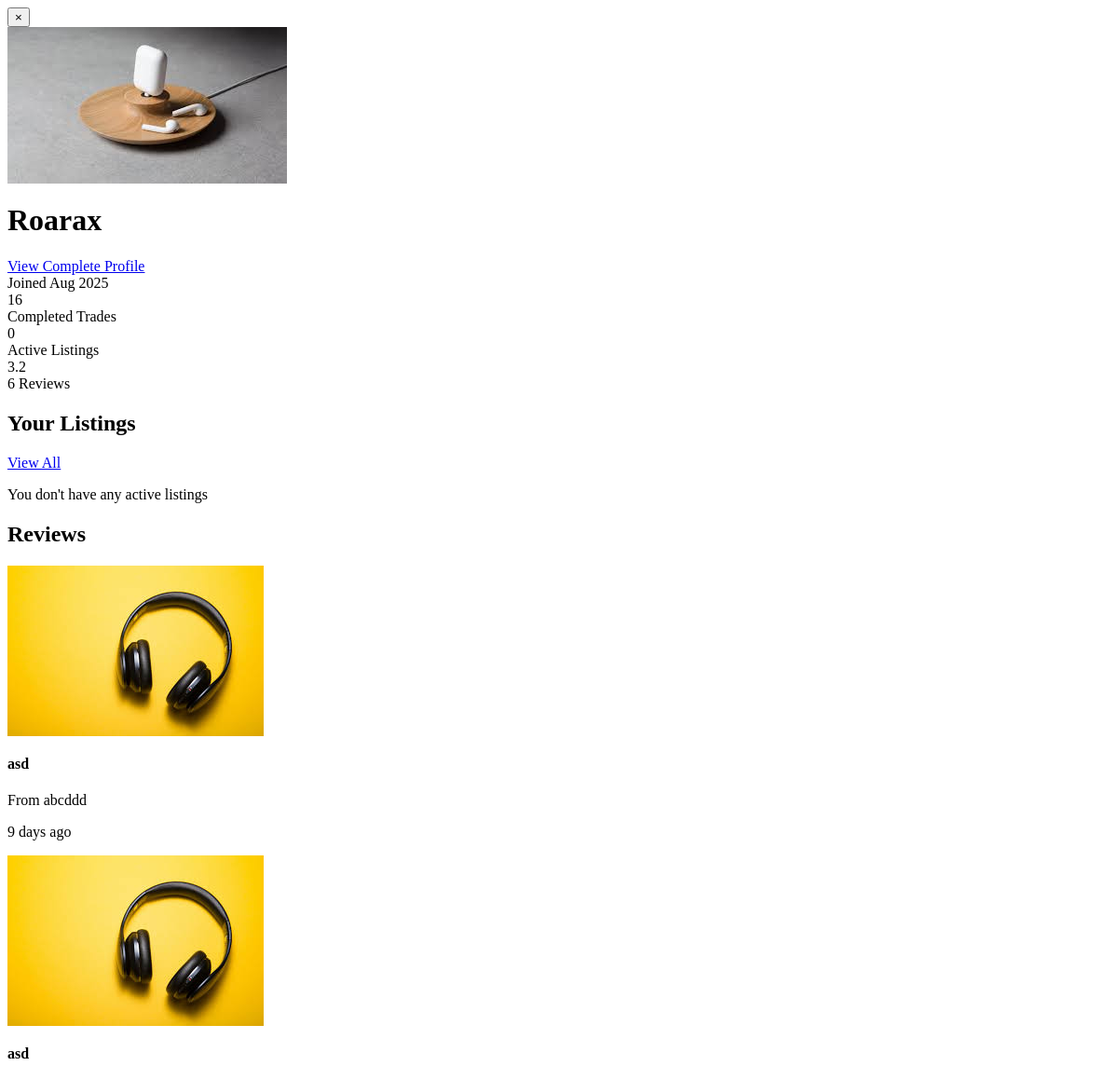
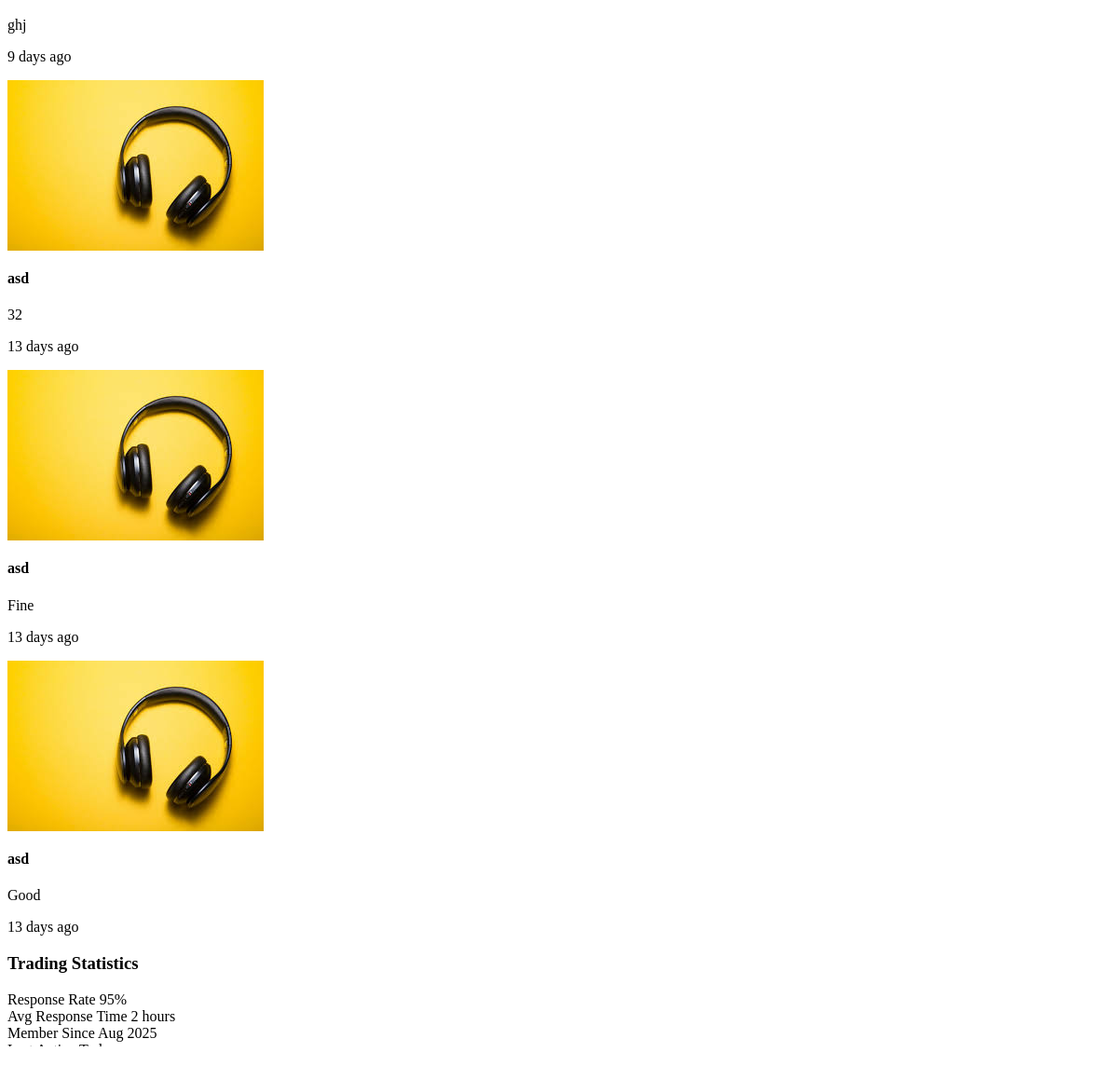
Page /Pages/profilemodal.php (signed in) on the committed database (2 pictures, top to bottom).
### tables this page shows
CREATE TABLE `users` (
  `id` int(11) NOT NULL,
  `full_name` varchar(255) NOT NULL,
  `email` varchar(255) NOT NULL,
  `password` varchar(255) NOT NULL,
  `phone` varchar(20) DEFAULT NULL,
  `location` varchar(255) DEFAULT NULL,
  `bio` text DEFAULT NULL,
  `avatar_url` varchar(500) DEFAULT NULL,
  `status` enum('active','inactive','suspended') DEFAULT 'active',
  `email_verified` tinyint(1) DEFAULT 0,
  `created_at` timestamp NOT NULL DEFAULT current_timestamp(),
  `updated_at` timestamp NOT NULL DEFAULT current_timestamp() ON UPDATE current_timestamp(),
  `role` varchar(20) NOT NULL DEFAULT 'user',
  `last_seen` timestamp NULL DEFAULT NULL
);

CREATE TABLE `reviews` (
  `id` int(11) NOT NULL,
  `reviewer_id` int(11) NOT NULL,
  `reviewed_user_id` int(11) NOT NULL,
  `trade_id` int(11) NOT NULL,
  `rating` int(11) NOT NULL CHECK (`rating` >= 1 and `rating` <= 5),
  `comment` text DEFAULT NULL,
  `created_at` timestamp NOT NULL DEFAULT current_timestamp()
);

### config/config.php (called while the page is built, shortened)
<?php
function formatTimeAgo($datetime) {
    $time = time() - strtotime($datetime);
    if ($time < 2592000) return floor($time/86400) . ' days ago';
    return date('M j, Y', strtotime($datetime));
}
?>

### Pages/profilemodal.php (the view, shortened to what this page needs)
<div id="customModal2"
     class="fixed inset-0 bg-black bg-opacity-50 flex items-center justify-center z-50 hidden">
    <div class="bg-white rounded-2xl shadow-lg p-6 w-[80%] max-w-4xl relative"
         style="max-height: 80vh; overflow-y: auto;">
        <button id="closeModalBtn2"
                class="absolute top-3 right-3 text-gray-500 hover:text-gray-700 text-2xl font-bold">
            &times;
        </button>
        <?php
        require_once '../config/config.php';
        $conn = getDBConnection();
        $profile_user_id = isset($_GET['id']) ? (int)$_GET['id'] : $_SESSION['user_id'];
        $is_own_profile = $profile_user_id == $_SESSION['user_id'];
        $query = "SELECT u.*,
                 (SELECT AVG(rating) FROM reviews WHERE reviewed_user_id = u.id) as avg_rating,
                 (SELECT COUNT(*) FROM reviews WHERE reviewed_user_id = u.id) as review_count,
                 (SELECT COUNT(*) FROM trades WHERE (requester_id = u.id OR owner_id = u.id) AND status = 'completed') as completed_trades
                 FROM users u WHERE u.id = ? AND u.status = 'active'";
        $stmt = $conn->prepare($query);
        $stmt->bind_param('i', $profile_user_id);
        $stmt->execute();
        $result = $stmt->get_result();
        $profile_user = $result->fetch_assoc();
        if ($is_own_profile) {
            $query_all = "SELECT * FROM listings WHERE user_id = ? ORDER BY created_at DESC";
            $stmt = $conn->prepare($query_all);
            $stmt->bind_param('i', $profile_user_id);
            $stmt->execute();
            $result_all = $stmt->get_result();
            $all_listings = $result_all->fetch_all(MYSQLI_ASSOC);
            $query_active = "SELECT * FROM listings WHERE user_id = ? AND status = 'active' ORDER BY created_at DESC LIMIT 6";
            $stmt = $conn->prepare($query_active);
            $stmt->bind_param('i', $profile_user_id);
            $stmt->execute();
            $result_active = $stmt->get_result();
            $listings1 = $result_active->fetch_all(MYSQLI_ASSOC);
        }
        $query = "SELECT r.*, u.full_name as reviewer_name, u.avatar_url as reviewer_avatar
                 FROM reviews r
                 JOIN users u ON r.reviewer_id = u.id
                 WHERE r.reviewed_user_id = ?
                 ORDER BY r.created_at DESC LIMIT 5";
        $stmt = $conn->prepare($query);
        $stmt->bind_param('i', $profile_user_id);
        $stmt->execute();
        $result = $stmt->get_result();
        $reviews = $result->fetch_all(MYSQLI_ASSOC);
        ?>
        <div class="bg-white rounded-2xl p-6 mb-6">
            <div class="flex flex-col md:flex-row items-start md:items-center space-y-4 md:space-y-0 md:space-x-6">
                <div class="flex-shrink-0">
                    <div class="w-20 h-20 bg-slate-200 rounded-full flex items-center justify-center">
                        <?php if ($profile_user['avatar_url']): ?>
                            <img src="<?php echo htmlspecialchars($profile_user['avatar_url']); ?>" alt="" class="w-full h-full rounded-full object-cover">
                        <?php else: ?>
                            <i class="fas fa-user text-slate-600 text-2xl"></i>
                        <?php endif; ?>
                    </div>
                </div>
                <div class="flex-1">
                    <div class="flex flex-col md:flex-row md:items-center md:justify-between mb-3">
                        <div>
                        <div class="flex items-center justify-between mb-2">
                        <h1 class="text-2xl font-bold text-slate-900">
                            <?php echo htmlspecialchars($profile_user['full_name']); ?>
                        </h1>
                        <a href="profile.php" class="ms-2 px-4 py-2 bg-gray-200 text-gray-700 rounded-md hover:bg-gray-300 transition">
                            View Complete Profile
                        </a>
                    </div>
                            <div class="flex items-center space-x-3 text-slate-600 text-sm">
                                <span><i class="fas fa-calendar mr-1"></i>Joined <?php echo date('M Y', strtotime($profile_user['created_at'])); ?></span>
                            </div>
                        </div>
                    </div>
                    <div class="flex flex-wrap gap-4">
                        <div class="text-center">
                            <div class="text-lg font-bold text-slate-900"><?php echo $profile_user['completed_trades']; ?></div>
                            <div class="text-xs text-slate-600">Completed Trades</div>
                        </div>
                        <div class="text-center">
                            <div class="text-lg font-bold text-slate-900"><?php echo count($listings1); ?></div>
                            <div class="text-xs text-slate-600">Active Listings</div>
                        </div>
                        <div class="text-center">
                            <div class="flex items-center justify-center space-x-1">
                                <span class="text-lg font-bold text-slate-900">
                                    <?php echo $profile_user['avg_rating'] ? number_format($profile_user['avg_rating'], 1) : 'N/A'; ?>
                                </span>
                            </div>
                            <div class="text-xs text-slate-600"><?php echo $profile_user['review_count']; ?> Reviews</div>
                        </div>
                    </div>
                </div>
            </div>
        </div>
        <div class="grid lg:grid-cols-3 gap-6">
            <div class="lg:col-span-2 space-y-6">
                <div class="bg-white rounded-2xl p-6">
                    <div class="flex items-center justify-between mb-4">
                        <h2 class="text-lg font-bold text-slate-900">
                            <?php echo $is_own_profile ? 'Your' : 'Active'; ?> Listings
                        </h2>
                        <?php if ($is_own_profile): ?>
                            <a href="my-listings.php" class="text-emerald-500 hover:text-emerald-600 text-sm">View All</a>
                        <?php endif; ?>
                    </div>
                    <?php if (empty($listings1)): ?>
                        <div class="text-center py-6">
                            <p class="text-slate-600 text-sm">
                                <?php if ($is_own_profile): ?>
                                    <?php if (empty($all_listings)): ?>
                                        You haven't created any listings yet
                                    <?php else: ?>
                                        You don't have any active listings
                                    <?php endif; ?>
                                <?php else: ?>
                                    No active listings
                                <?php endif; ?>
                            </p>
                        </div>
                    <?php endif; ?>
                </div>
                <div class="bg-white rounded-2xl p-6">
                    <h2 class="text-lg font-bold text-slate-900 mb-4">Reviews</h2>
                    <?php if (empty($reviews)): ?>
                        <div class="text-center py-6">
                            <div class="w-12 h-12 bg-slate-100 rounded-full flex items-center justify-center mx-auto mb-3">
                                <i class="fas fa-star text-slate-400 text-xl"></i>
                            </div>
                            <p class="text-slate-600 text-sm">No reviews yet</p>
                        </div>
                    <?php else: ?>
                        <div class="space-y-4">
                            <?php foreach ($reviews as $review): ?>
                                <div class="border-b border-slate-200 pb-4 last:border-b-0">
                                    <div class="flex items-start space-x-3">
                                        <div class="w-8 h-8 bg-slate-200 rounded-full flex items-center justify-center flex-shrink-0">
                                            <?php if ($review['reviewer_avatar']): ?>
                                                <img src="<?php echo htmlspecialchars($review['reviewer_avatar']); ?>" alt="" class="w-full h-full rounded-full object-cover">
                                            <?php else: ?>
                                                <i class="fas fa-user text-slate-600 text-xs"></i>
                                            <?php endif; ?>
                                        </div>
                                        <div class="flex-1">
                                            <div class="flex items-center justify-between mb-1">
                                                <h4 class="font-medium text-slate-900 text-sm"><?php echo htmlspecialchars($review['reviewer_name']); ?></h4>
                                            </div>
                                            <?php if ($review['comment']): ?>
                                                <p class="text-slate-600 text-xs mb-1"><?php echo htmlspecialchars($review['comment']); ?></p>
                                            <?php endif; ?>
                                            <p class="text-slate-500 text-xs"><?php echo formatTimeAgo($review['created_at']); ?></p>
                                        </div>
                                    </div>
                                </div>
                            <?php endforeach; ?>
                        </div>
                    <?php endif; ?>
                </div>
            </div>
            <div>
                <div class="bg-white rounded-2xl p-4">
                    <h3 class="font-bold text-slate-900 mb-3 text-sm">Trading Statistics</h3>
                    <div class="space-y-2">
                        <div class="flex justify-between">
                            <span class="text-slate-600 text-sm">Response Rate</span>
                            <span class="font-medium text-slate-900 text-sm">95%</span>
                        </div>
                        <div class="flex justify-between">
                            <span class="text-slate-600 text-sm">Avg Response Time</span>
                            <span class="font-medium text-slate-900 text-sm">2 hours</span>
                        </div>
                        <div class="flex justify-between">
                            <span class="text-slate-600 text-sm">Member Since</span>
                            <span class="font-medium text-slate-900 text-sm"><?php echo date('M Y', strtotime($profile_user['created_at'])); ?></span>
                        </div>
                        <div class="flex justify-between">
                            <span class="text-slate-600 text-sm">Last Active</span>
                            <span class="font-medium text-slate-900 text-sm">Today</span>
                        </div>
                    </div>
                </div>
            </div>
        </div>
    </div>
</div>

### Pages/profilemodal.php (style rules this page uses)
* { scrollbar-width: thin; scrollbar-color: #888 #f1f1f1; }

### rows in the picture
users: avatar_url (picture), full_name "Roarax", created_at "Aug 2025"
reviews: reviewer.avatar_url (picture), reviewer.full_name "asd", comment "From abcddd", created_at "9 days ago"
reviews: reviewer.avatar_url (picture), reviewer.full_name "asd", comment "ghj", created_at "9 days ago"
reviews: reviewer.avatar_url (picture), reviewer.full_name "asd", comment "32", created_at "13 days ago"
reviews: reviewer.avatar_url (picture), reviewer.full_name "asd", comment "Fine", created_at "13 days ago"
reviews: reviewer.avatar_url (picture), reviewer.full_name "asd", comment "Good", created_at "13 days ago"

### other values in the picture
$profile_user['completed_trades'] "16"
count($listings1) "0"
$profile_user['avg_rating'] "3.2"
$profile_user['review_count'] "6"
